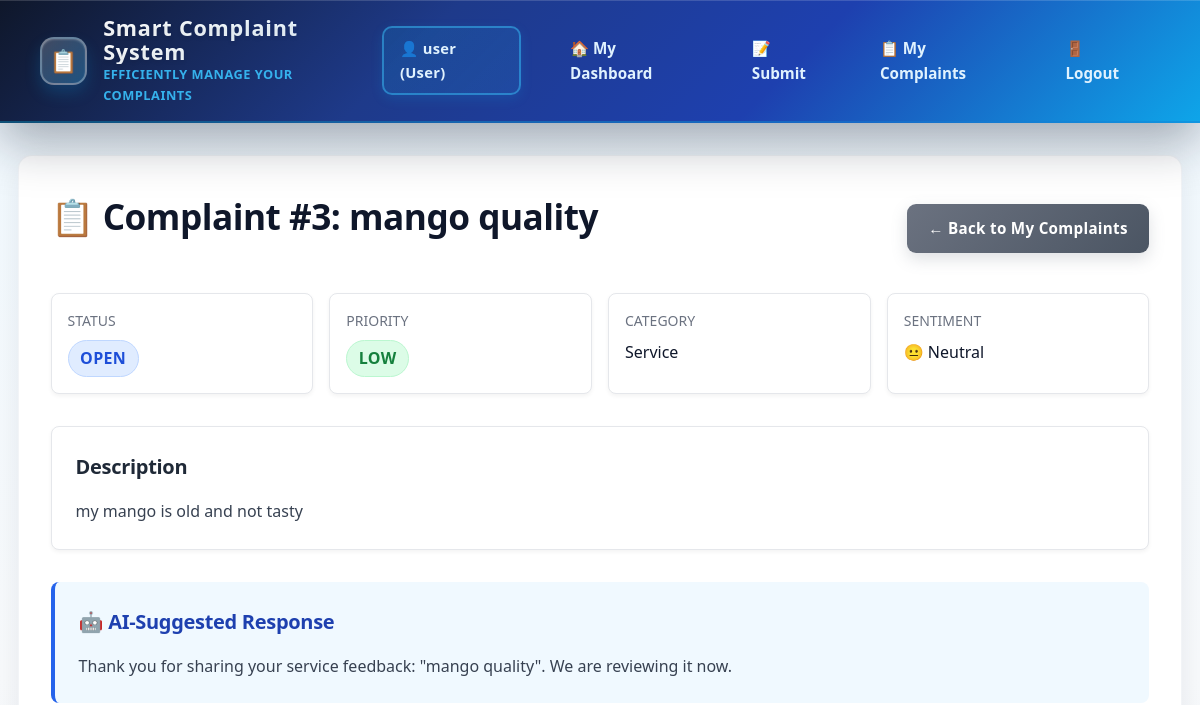
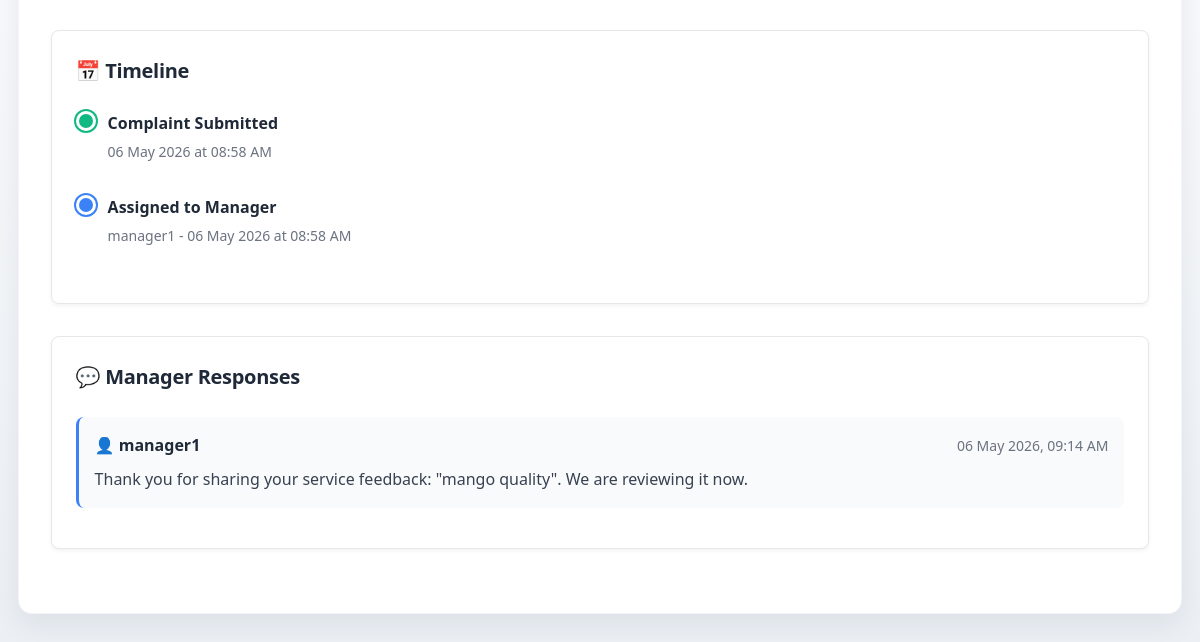
Before: /user/complaint/3 (signed in) with the older database file (2 pictures, top to bottom).
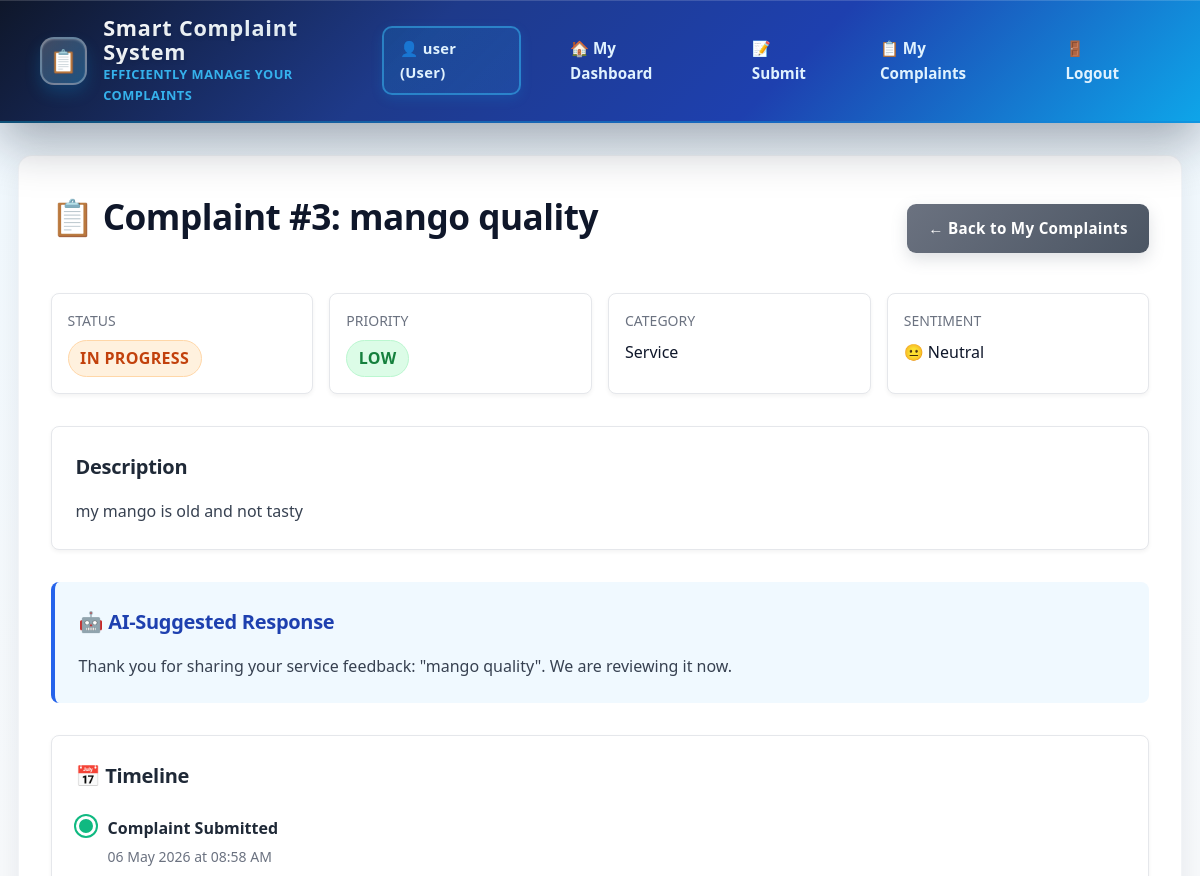
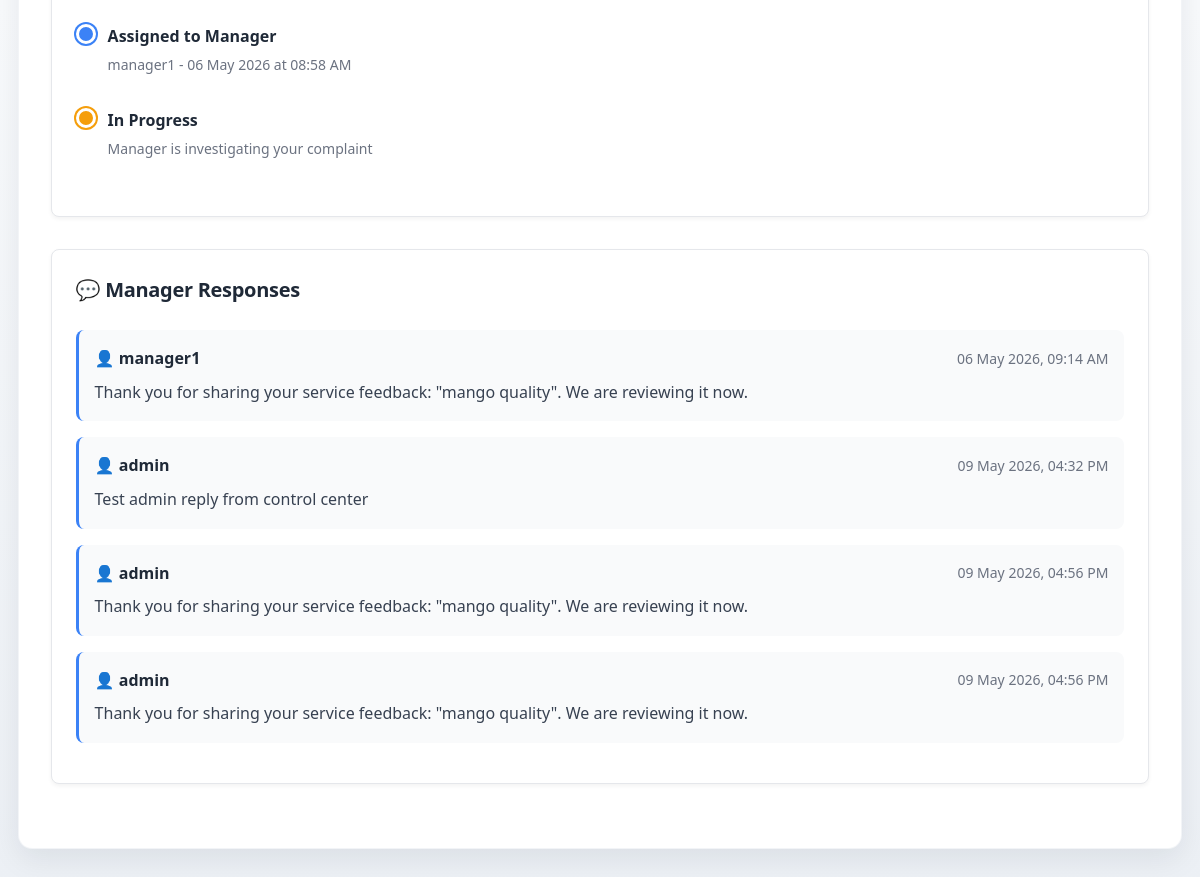
After: the same page with the newer database file (2 pictures, top to bottom).
### models.py (models this page shows, shortened)
class Complaint(db.Model):
    __tablename__ = 'complaints'
    id = db.Column(db.Integer, primary_key=True)
    user_id = db.Column(db.Integer, db.ForeignKey('users.id'), nullable=False)
    title = db.Column(db.String(200), nullable=False)
    description = db.Column(db.Text, nullable=False)
    category = db.Column(db.String(50), default='General')
    priority = db.Column(db.String(20), default='medium')
    sentiment = db.Column(db.String(20), default='neutral')
    status = db.Column(db.String(20), default='open')
    ai_response = db.Column(db.Text, default='')
    internal_notes = db.Column(db.Text, nullable=True)
    assigned_to = db.Column(db.Integer, db.ForeignKey('users.id'), nullable=True)
    created_at = db.Column(db.DateTime, default=datetime.utcnow)
    resolved_at = db.Column(db.DateTime, nullable=True)
    rating = db.Column(db.Integer, nullable=True)
    responses = db.relationship('Response', backref='complaint', lazy=True, cascade='all, delete-orphan')

class Response(db.Model):
    __tablename__ = 'responses'
    id = db.Column(db.Integer, primary_key=True)
    complaint_id = db.Column(db.Integer, db.ForeignKey('complaints.id'), nullable=False)
    author_id = db.Column(db.Integer, db.ForeignKey('users.id'), nullable=False)
    message = db.Column(db.Text, nullable=False)
    created_at = db.Column(db.DateTime, default=datetime.utcnow)

class User(UserMixin, db.Model):
    __tablename__ = 'users'
    id = db.Column(db.Integer, primary_key=True)
    username = db.Column(db.String(80), unique=True, nullable=False)
    email = db.Column(db.String(120), unique=True, nullable=False)
    password_hash = db.Column(db.String(255), nullable=False)
    role = db.Column(db.String(20), default='user', nullable=False)
    is_active = db.Column(db.Boolean, default=True, nullable=False)
    created_at = db.Column(db.DateTime, default=datetime.utcnow)
    complaints_submitted = db.relationship(
        'Complaint',
        foreign_keys='Complaint.user_id',
        backref='author',
        lazy=True,
        cascade='all, delete-orphan'
    )
    responses_written = db.relationship(
        'Response',
        foreign_keys='Response.author_id',
        backref='response_author',
        lazy=True,
        cascade='all, delete-orphan'
    )
    assigned_complaints = db.relationship(
        'Complaint',
        foreign_keys='Complaint.assigned_to',
        backref='manager',
        lazy=True
    )

### app.py (the view)
@app.route('/user/complaint/<int:complaint_id>')
@login_required
def view_complaint(complaint_id):
    complaint = Complaint.query.get_or_404(complaint_id)
    if complaint.user_id != current_user.id:
        flash('❌ Unauthorized!', 'error')
        return redirect(url_for('my_complaints'))
    return render_template('user/complaint_detail.html', complaint=complaint)

### app.py (called while the page is built)
@login_manager.user_loader
def load_user(user_id):
    return User.query.get(int(user_id))

### templates/user/complaint_detail.html (shortened to what the changed rows need)
{% extends "base.html" %}
{% block content %}
<div class="content">
  <div style="display: flex; justify-content: space-between; align-items: center; margin-bottom: 1.5rem;">
    <h1>📋 Complaint #{{ complaint.id }}: {{ complaint.title }}</h1>
    <a href="{{ url_for('my_complaints') }}" class="btn btn-secondary">← Back to My Complaints</a>
  </div>
  <div style="display: grid; grid-template-columns: repeat(auto-fit, minmax(200px, 1fr)); gap: 1rem; margin-bottom: 2rem;">
    <div style="background: white; border-radius: 8px; padding: 1rem; border: 1px solid #e5e7eb; box-shadow: 0 2px 4px rgba(0,0,0,0.05);">
      <p style="color: #6b7280; font-size: 0.875rem; margin: 0 0 0.5rem 0; text-transform: uppercase;">Status</p>
      <span class="status-badge status-{{ complaint.status }}" style="font-size: 1rem;">{{ complaint.status.replace('_', ' ').title() }}</span>
    </div>
    <div style="background: white; border-radius: 8px; padding: 1rem; border: 1px solid #e5e7eb; box-shadow: 0 2px 4px rgba(0,0,0,0.05);">
      <p style="color: #6b7280; font-size: 0.875rem; margin: 0 0 0.5rem 0; text-transform: uppercase;">Priority</p>
      <span class="priority-badge priority-{{ complaint.priority }}" style="font-size: 1rem;">{{ complaint.priority.replace('_', ' ').title() }}</span>
    </div>
    <div style="background: white; border-radius: 8px; padding: 1rem; border: 1px solid #e5e7eb; box-shadow: 0 2px 4px rgba(0,0,0,0.05);">
      <p style="color: #6b7280; font-size: 0.875rem; margin: 0 0 0.5rem 0; text-transform: uppercase;">Category</p>
      <p style="margin: 0; font-weight: 500;">{{ complaint.category }}</p>
    </div>
  </div>
  <div style="background: white; border-radius: 8px; padding: 1.5rem; border: 1px solid #e5e7eb; box-shadow: 0 2px 4px rgba(0,0,0,0.05); margin-bottom: 2rem;">
    <h2 style="margin-top: 0; margin-bottom: 1rem; font-size: 1.25rem; color: #1f2937;">Description</h2>
    <p style="color: #374151; line-height: 1.6; margin: 0;">{{ complaint.description }}</p>
  </div>
  {% if complaint.ai_response %}
  <div style="background: #f0f9ff; border-radius: 8px; padding: 1.5rem; border-left: 4px solid #2563eb; margin-bottom: 2rem;">
    <h2 style="margin-top: 0; margin-bottom: 1rem; font-size: 1.25rem; color: #1e40af;">🤖 AI-Suggested Response</h2>
    <p style="color: #374151; line-height: 1.6; margin: 0;">{{ complaint.ai_response }}</p>
  </div>
  {% endif %}
  <div style="background: white; border-radius: 8px; padding: 1.5rem; border: 1px solid #e5e7eb; box-shadow: 0 2px 4px rgba(0,0,0,0.05); margin-bottom: 2rem;">
    <h2 style="margin-top: 0; margin-bottom: 1.5rem; font-size: 1.25rem; color: #1f2937;">📅 Timeline</h2>
    <div style="position: relative; padding-left: 2rem;">
      <div style="position: relative; margin-bottom: 2rem;">
        <div>
          <p style="margin: 0; font-weight: 600; color: #1f2937;">Complaint Submitted</p>
          <p style="margin: 0.25rem 0 0 0; font-size: 0.875rem; color: #6b7280;">{{ complaint.created_at.strftime('%d %B %Y at %I:%M %p') }}</p>
        </div>
      </div>
      {% if complaint.assigned_to %}
      <div style="position: relative; margin-bottom: 2rem;">
        <div style="position: absolute; left: -2rem; top: 0; width: 1.25rem; height: 1.25rem; background: #3b82f6; border-radius: 50%; border: 3px solid white; box-shadow: 0 0 0 2px #3b82f6;"></div>
        <div>
          <p style="margin: 0; font-weight: 600; color: #1f2937;">Assigned to Manager</p>
          <p style="margin: 0.25rem 0 0 0; font-size: 0.875rem; color: #6b7280;">{{ complaint.manager.username }} - {{ complaint.created_at.strftime('%d %B %Y at %I:%M %p') }}</p>
        </div>
      </div>
      {% endif %}
      {% if complaint.status == 'in_progress' %}
      <div style="position: relative; margin-bottom: 2rem;">
        <div style="position: absolute; left: -2rem; top: 0; width: 1.25rem; height: 1.25rem; background: #f59e0b; border-radius: 50%; border: 3px solid white; box-shadow: 0 0 0 2px #f59e0b;"></div>
        <div>
          <p style="margin: 0; font-weight: 600; color: #1f2937;">In Progress</p>
          <p style="margin: 0.25rem 0 0 0; font-size: 0.875rem; color: #6b7280;">Manager is investigating your complaint</p>
        </div>
      </div>
      {% endif %}
    </div>
  </div>
  {% if complaint.responses %}
  <div style="background: white; border-radius: 8px; padding: 1.5rem; border: 1px solid #e5e7eb; box-shadow: 0 2px 4px rgba(0,0,0,0.05); margin-bottom: 2rem;">
    <h2 style="margin-top: 0; margin-bottom: 1.5rem; font-size: 1.25rem; color: #1f2937;">💬 Manager Responses</h2>
    {% for response in complaint.responses %}
    <div style="background: #f9fafb; border-radius: 8px; padding: 1rem; margin-bottom: 1rem; border-left: 3px solid #3b82f6;">
      <div style="display: flex; justify-content: space-between; align-items: center; margin-bottom: 0.5rem;">
        <p style="margin: 0; font-weight: 600; color: #1f2937;">👤 {{ response.response_author.username }}</p>
        <p style="margin: 0; font-size: 0.875rem; color: #6b7280;">{{ response.created_at.strftime('%d %b %Y, %I:%M %p') }}</p>
      </div>
      <p style="margin: 0; color: #374151; line-height: 1.6;">{{ response.message }}</p>
    </div>
    {% endfor %}
  </div>
  {% else %}
  <div style="background: #fef3c7; border-radius: 8px; padding: 1rem; border-left: 3px solid #f59e0b; margin-bottom: 2rem;">
    <p style="margin: 0; color: #92400e;"><strong>ℹ️ Info:</strong> No manager responses yet. Your manager will respond soon.</p>
  </div>
  {% endif %}
</div>
{% endblock %}

Changed rows visible on the page:
changed Complaint "mango quality": status "open" → "in_progress" (drawn); status.replace "OPEN" → "IN PROGRESS"
added Response: response_author.username "admin", created_at "09 May 2026, 04:32 PM", message "Test admin reply from control center"
added Response: response_author.username "admin", created_at "09 May 2026, 04:56 PM", message "Thank you for sharing your service feedback: \"mango quality\". We are reviewing it now."
added Response: response_author.username "admin", created_at "09 May 2026, 04:56 PM", message "Thank you for sharing your service feedback: \"mango quality\". We are reviewing it now."
Other visible differences:
text now shown: "In Progress Manager is investigating your complaint"
